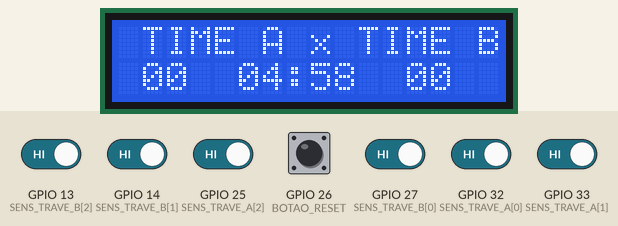
Recording of a sketch running on a simulated ESP32. Shown: 16×2 character LCD. The test bench sets the inputs (shaded band); at power-on: GPIO 13 (SENS_TRAVE_B[2]), GPIO 14 (SENS_TRAVE_B[1]), GPIO 25 (SENS_TRAVE_A[2]), GPIO 26 (BOTAO_RESET), GPIO 27 (SENS_TRAVE_B[0]), GPIO 32 (SENS_TRAVE_A[0]), GPIO 33 (SENS_TRAVE_A[1]) HIGH.

Above: at 4.8 s.
4.9 s: GPIO 13 (SENS_TRAVE_B[2]) driven LOW
At 5.3 s:
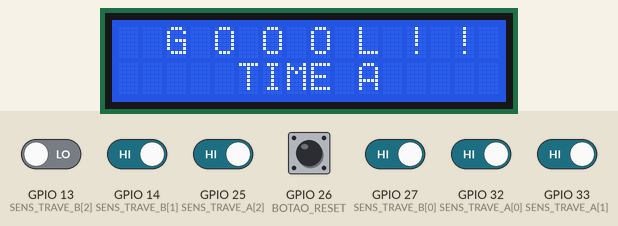
7.9 s: GPIO 25 (SENS_TRAVE_A[2]) driven LOW
At 9.9 s:
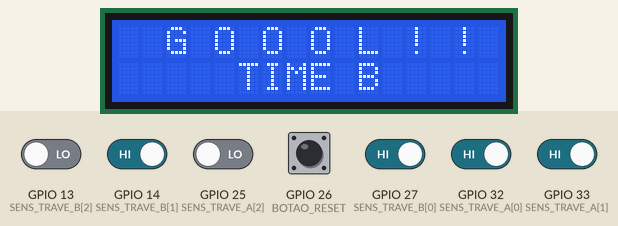
10.9 s: GPIO 25 (SENS_TRAVE_A[2]) driven HIGH
12.6 s: GPIO 26 (BOTAO_RESET) pulled LOW for 1 s
At 14.3 s:
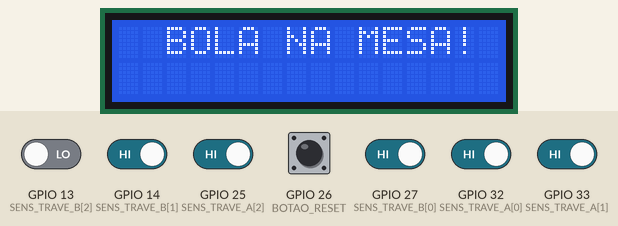
16.6 s: GPIO 13 (SENS_TRAVE_B[2]) driven HIGH
At 19.0 s:
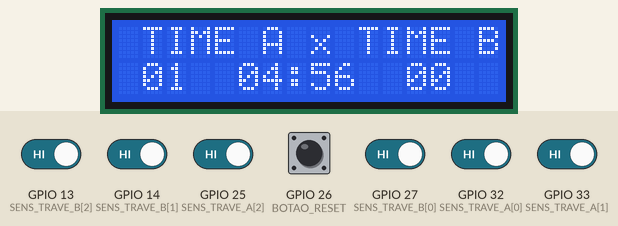
19.6 s: GPIO 14 (SENS_TRAVE_B[1]) driven LOW
At 20.1 s:
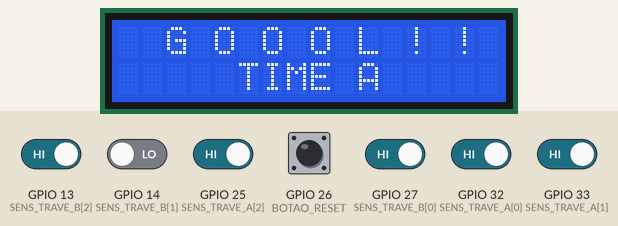
Timing chart, 0 to 22.6 s (numbered marks = the images above; inputs shaded):
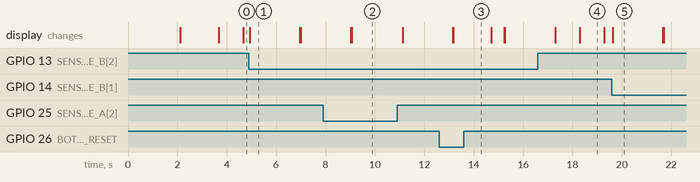

Measured:
- after the input at 4.9 s, the display: changes at once (image 1)
- after the input at 7.9 s, the display: first differs from a run without the input after 1.2 s (image 2)
- after the input at 12.6 s, the display: first differs from a run without the input after 0.57 s (image 3)
- after the input at 19.6 s, the display: changes at once (image 5)
- what the display in image 1 shows lasts 2.1 s, from 4.9 s to 7.0 s
- what the display in image 4 shows lasts 1.0 s, from 18.3 s to 19.3 s

The sketch:

dedobol.ino
```cpp
#include <Wire.h>
#include <LiquidCrystal_I2C.h>

// Configuração do Display LCD
LiquidCrystal_I2C lcd(0x27, 16, 2);

// Arrays com os pinos dos 3 sensores de cada trave
const int SENS_TRAVE_A[3] = {32, 33, 25};
const int SENS_TRAVE_B[3] = {27, 14, 13};

#define BOTAO_RESET 26

// Configuração da Lógica do Sensor (Mude para HIGH se o sensor for invertido)
const int ESTADO_COM_DISCO = LOW;

// Variáveis do Placar e Cooldown
int golsTimeA = 0;
int golsTimeB = 0;
unsigned long tempoUltimoGolA = 0;
unsigned long tempoUltimoGolB = 0;
const unsigned long TEMPO_BLOQUEIO = 2000; // 2 segundos de bloqueio na trave após gol

// --- VARIÁVEIS DO CRONÔMETRO ---
bool jogoRolando = false;
int tempoRestanteSegundos = 300; // 5 Minutos = 300 Segundos
unsigned long tempoUltimoSegundo = 0;

void setup() {
  Serial.begin(115200);

  Wire.begin(21, 22);
  lcd.init();
  lcd.backlight();

  for (int i = 0; i < 3; i++) {
    pinMode(SENS_TRAVE_A[i], INPUT_PULLUP);
    pinMode(SENS_TRAVE_B[i], INPUT_PULLUP);
  }

  pinMode(BOTAO_RESET, INPUT_PULLUP);

  lcd.setCursor(0, 0);
  lcd.print("  MESA DEDOBOL  ");
  lcd.setCursor(0, 1);
  lcd.print(" Iniciando...   ");
  delay(2000);

  iniciarPartida();
}

void loop() {
  // Lê o botão de reset a qualquer momento
  if (digitalRead(BOTAO_RESET) == LOW) {
    iniciarPartida();
    delay(500); // Evita clique duplo acidental
  }

  // Só checa os gols e o relógio se o jogo estiver rolando!
  if (jogoRolando) {

    // --- LÓGICA DO CRONÔMETRO ---
    if (millis() - tempoUltimoSegundo >= 1000) {
      tempoUltimoSegundo = millis();
      tempoRestanteSegundos--;
      atualizarPlacar();

      // Verifica se o tempo acabou
      if (tempoRestanteSegundos <= 0) {
        finalizarPartida();
      }
    }

    // --- LÓGICA DOS GOLS ---
    bool discoNaTraveA = verificarTrave(SENS_TRAVE_A);
    bool discoNaTraveB = verificarTrave(SENS_TRAVE_B);

    if (discoNaTraveA && (millis() - tempoUltimoGolA > TEMPO_BLOQUEIO)) {
      golsTimeB++;
      tempoUltimoGolA = millis();
      mostrarGol("TIME B");
    }

    if (discoNaTraveB && (millis() - tempoUltimoGolB > TEMPO_BLOQUEIO)) {
      golsTimeA++;
      tempoUltimoGolB = millis();
      mostrarGol("TIME A");
    }
  }
}

// -------- FUNÇÃO DE LEITURA DOS SENSORES --------
bool verificarTrave(const int pinos[3]) {
  for (int i = 0; i < 3; i++) {
    if (digitalRead(pinos[i]) == ESTADO_COM_DISCO) {
      delay(10); // Filtro Anti-Ruído
      if (digitalRead(pinos[i]) == ESTADO_COM_DISCO) {
        return true;
      }
    }
  }
  return false;
}

// -------- FUNÇÕES DO JOGO E DISPLAY --------

void iniciarPartida() {
  golsTimeA = 0;
  golsTimeB = 0;
  tempoRestanteSegundos = 300; // Reseta para 5 minutos
  jogoRolando = true;
  tempoUltimoSegundo = millis();

  lcd.clear();
  lcd.setCursor(2, 0);
  lcd.print("BOLA NA MESA!");
  delay(1500);
  lcd.clear();
  atualizarPlacar();
}

void finalizarPartida() {
  jogoRolando = false; // Trava o jogo (ignora os sensores)
  lcd.clear();
  lcd.setCursor(2, 0);
  lcd.print("FIM DE JOGO!");

  // Mostra o placar final com formatação bonitinha na segunda linha
  char bufferFinal[17];
  sprintf(bufferFinal, "  A: %02d x %02d :B", golsTimeA, golsTimeB);
  lcd.setCursor(0, 1);
  lcd.print(bufferFinal);
}

void atualizarPlacar() {
  if (!jogoRolando) return;

  lcd.setCursor(0, 0);
  lcd.print(" TIME A x TIME B");

  // Calcula os minutos e segundos restantes
  int minutos = tempoRestanteSegundos / 60;
  int segundos = tempoRestanteSegundos % 60;

  // Cria uma "frase" formatada com os gols e o tempo
  // %02d garante que o número sempre tenha 2 dígitos (Ex: 05, 09, 12)
  char bufferTela[17];
  sprintf(bufferTela, " %02d  %02d:%02d  %02d ", golsTimeA, minutos, segundos, golsTimeB);

  // Escreve tudo de uma vez só na linha de baixo
  lcd.setCursor(0, 1);
  lcd.print(bufferTela);
}

void mostrarGol(String time) {
  lcd.clear();
  lcd.setCursor(2, 0);
  lcd.print("G O O O L ! !");

  lcd.setCursor(5, 1);
  lcd.print(time);

  delay(2000);  // Comemora por 2 segundos

  // Deduz os 2 segundos da comemoração do relógio para não desincronizar
  if (tempoRestanteSegundos > 2) {
    tempoRestanteSegundos -= 2;
  } else {
    tempoRestanteSegundos = 0;
  }

  tempoUltimoSegundo = millis(); // Sincroniza o "tique-taque" novamente

  if (tempoRestanteSegundos > 0) {
    lcd.clear();
    atualizarPlacar();
  }
}
 
```
